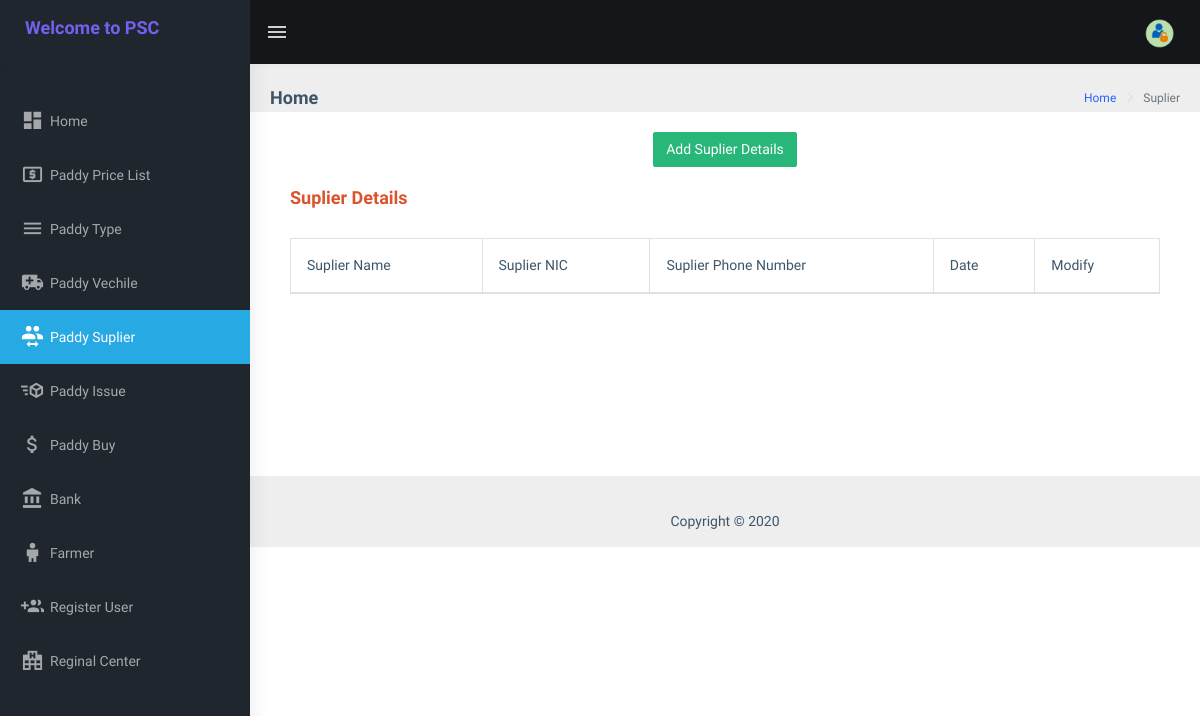
/common_components/suplier.php (signed in), run on an earlier commit of the app's database.
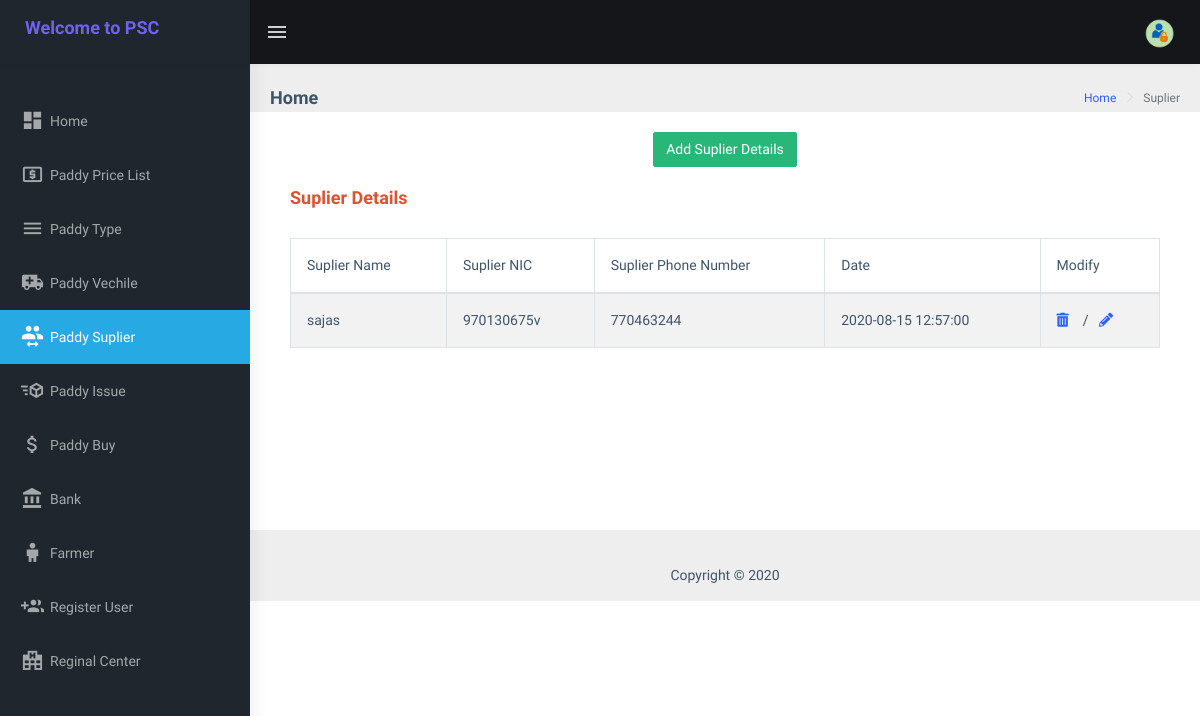
And on a later commit of the database.
### tables this page shows
CREATE TABLE `suplier` (
  `row_id` int(11) NOT NULL,
  `suplier_name` varchar(50) NOT NULL,
  `suplier_nic` varchar(15) NOT NULL,
  `suplier_phoneno` int(10) NOT NULL,
  `date` timestamp NOT NULL DEFAULT current_timestamp() ON UPDATE current_timestamp()
);

### function.php (called while the page is built, shortened)
<?php
	function isAdmin()
	{
		if (isset($_SESSION['user']) && $_SESSION['user']['user_type'] == 'admin' ) {
			return true;
		}else{
			return false;
		}
	}
?>

### common_components/suplier.php (the view, shortened to what this page needs)
<?php
	include('../function.php');
	if (!isAdmin() AND !isCollactionOfficer() AND !isManager() AND !isClerk() AND !isFinanceOfficer() AND !isStorekeeper()) {
		$_SESSION['msg'] = "You must log in first";
		header('location: ../Index.php');
	}else{
?>
<!DOCTYPE html>
<html dir="ltr" lang="en">
    <head>
        <?php include '../mainstuff/inhead.php'; ?>
				<link rel="stylesheet" type="text/css" href="../assets/extra-libs/multicheck/multicheck.css">
				<link href="../js/jquery.dataTables.min.css" rel="stylesheet">
				<link rel="stylesheet" type="text/css" href="../assets/libs/select2/dist/css/select2.min.css">
    </head>
    <body>
        <div id="main-wrapper">
            <?php include '../mainstuff/header.php'; ?>
			<?php include '../mainstuff/LeftSidebar.php'; ?>
			<div class="page-wrapper">
                <div class="page-breadcrumb">
                    <div class="row">
                        <div class="col-12 d-flex no-block align-items-center">
                            <h4 class="page-title">Home</h4>
                            <div class="ml-auto text-right">
                                <nav aria-label="breadcrumb">
                                    <ol class="breadcrumb">
                                        <li class="breadcrumb-item"><a href="#">Home</a></li>
                                        <li class="breadcrumb-item active" aria-current="page">Suplier</li>
                                    </ol>
                                </nav>
                            </div>
                        </div>
                    </div>
                </div>
								                <div class="row">
								                    <div class="col-md-12">
								                        <div class="card card-body printableArea">
																					<div align="center">
																				    <button type="button" name="add" id="add" class="btn btn-success">Add Suplier Details</button>
																				   </div>
																					<form class="form-horizontal" action="" enctype="multipart/form-data" method="post">
																								<div class="card-body">
																												<h4 class="text-danger">Suplier Details</h4><br>
																												<div class="table-responsive">
																														<table id="zero_config" class="table table-striped table-bordered">
																																<thead>
																																		<tr>
																																		<th> Suplier Name </th>
																																		<th> Suplier NIC </th>
																																			<th> Suplier Phone Number </th>
																																			<th> Date </th>
																																			<th> Modify </th>
																																		</tr>
																																</thead>
																																<tbody>
																																		<?php
																																					$sql= "select * from suplier";
																																					$run = mysqli_query($conn,$sql);
																																						while($row=mysqli_fetch_array($run)){
																																								$id = $row['row_id'];
																																								$suplier_name = $row['suplier_name'];
																																								$suplier_nic = $row['suplier_nic'];
																																								$suplier_phoneno = $row['suplier_phoneno'];
																																								$date = $row['date'];
																																		?>
																													<tr>
																															<td> <?php echo $suplier_name; ?> </td>
																															<td> <?php echo $suplier_nic; ?> </td>
																															<td> <?php echo $suplier_phoneno; ?> </td>
																															<td> <?php echo $date; ?> </td>
																													<td>
																													<a href="delete_suplier.php?delete_suplier=<?php echo $id; ?>"  onclick="return confirm('Are you sure you want to delete this item?');">
																															<i class=" fas fa-trash-alt"></i>
																													</a>&nbsp&nbsp / &nbsp
																												 	<a href="edit_suplier.php?edit_suplier=<?php echo $id; ?>">
																															<i class=" fas fa-pencil-alt"></i>
																													</a>
																													</td>
																													</tr>
																										<?php } ?>
																								</tbody>
																						</table>
																				</div>
																		</form><br><br><br><br><br><br>
																</div>
								                    </div>
								                </div>
								                <?php include '../mainstuff/footer.php'; ?>
								            </div>
	  </body>
</html>
<?php } ?>

What changed in the data, as far as the page shows it:
added suplier: suplier_name "sajas", suplier_nic "970130675v", suplier_phoneno "770463244", date "2020-08-15 12:57:00"
